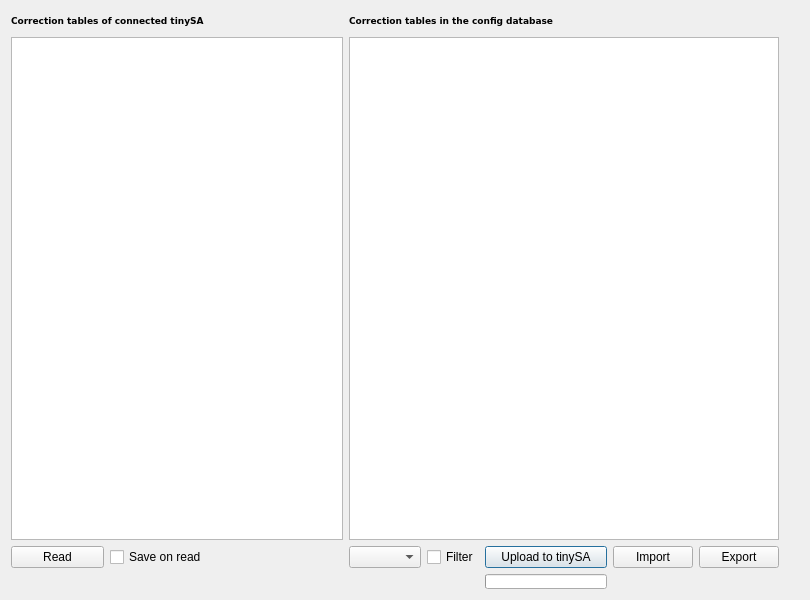
<?xml version="1.0" encoding="UTF-8"?>
<ui version="4.0">
 <class>offset</class>
 <widget class="QDialog" name="offset">
  <property name="geometry">
   <rect>
    <x>0</x>
    <y>0</y>
    <width>810</width>
    <height>600</height>
   </rect>
  </property>
  <property name="windowTitle">
   <string>Correction</string>
  </property>
  <layout class="QGridLayout" name="gridLayout_2">
   <item row="0" column="0">
    <layout class="QGridLayout" name="gridLayout">
     <item row="1" column="0" rowspan="2" colspan="3">
      <widget class="QTableWidget" name="tsa_table">
       <property name="enabled">
        <bool>true</bool>
       </property>
       <property name="sizePolicy">
        <sizepolicy hsizetype="Expanding" vsizetype="Expanding">
         <horstretch>0</horstretch>
         <verstretch>0</verstretch>
        </sizepolicy>
       </property>
       <property name="editTriggers">
        <set>QAbstractItemView::NoEditTriggers</set>
       </property>
      </widget>
     </item>
     <item row="0" column="0" colspan="2">
      <widget class="QLabel" name="label">
       <property name="font">
        <font>
         <family>DejaVu Sans</family>
         <pointsize>7</pointsize>
         <weight>75</weight>
         <bold>true</bold>
        </font>
       </property>
       <property name="text">
        <string>Correction tables of connected tinySA </string>
       </property>
      </widget>
     </item>
     <item row="1" column="3" rowspan="2" colspan="5">
      <widget class="QTableView" name="c_table">
       <property name="sizePolicy">
        <sizepolicy hsizetype="Expanding" vsizetype="Expanding">
         <horstretch>0</horstretch>
         <verstretch>0</verstretch>
        </sizepolicy>
       </property>
      </widget>
     </item>
     <item row="3" column="1">
      <widget class="QCheckBox" name="save_box">
       <property name="sizePolicy">
        <sizepolicy hsizetype="Minimum" vsizetype="Fixed">
         <horstretch>0</horstretch>
         <verstretch>0</verstretch>
        </sizepolicy>
       </property>
       <property name="toolTip">
        <string>Save tables to config database</string>
       </property>
       <property name="text">
        <string>Save on read</string>
       </property>
      </widget>
     </item>
     <item row="2" column="8">
      <spacer name="verticalSpacer">
       <property name="orientation">
        <enum>Qt::Vertical</enum>
       </property>
       <property name="sizeHint" stdset="0">
        <size>
         <width>20</width>
         <height>40</height>
        </size>
       </property>
      </spacer>
     </item>
     <item row="3" column="5">
      <widget class="QPushButton" name="upload_button">
       <property name="sizePolicy">
        <sizepolicy hsizetype="Minimum" vsizetype="Fixed">
         <horstretch>0</horstretch>
         <verstretch>0</verstretch>
        </sizepolicy>
       </property>
       <property name="text">
        <string>Upload to tinySA</string>
       </property>
      </widget>
     </item>
     <item row="3" column="3">
      <widget class="QComboBox" name="correction_mode">
       <property name="sizePolicy">
        <sizepolicy hsizetype="Minimum" vsizetype="Fixed">
         <horstretch>0</horstretch>
         <verstretch>0</verstretch>
        </sizepolicy>
       </property>
       <property name="toolTip">
        <string>Correction mode</string>
       </property>
      </widget>
     </item>
     <item row="3" column="6">
      <widget class="QPushButton" name="import_button">
       <property name="sizePolicy">
        <sizepolicy hsizetype="Minimum" vsizetype="Fixed">
         <horstretch>0</horstretch>
         <verstretch>0</verstretch>
        </sizepolicy>
       </property>
       <property name="text">
        <string>Import</string>
       </property>
      </widget>
     </item>
     <item row="0" column="3" colspan="3">
      <widget class="QLabel" name="label_2">
       <property name="font">
        <font>
         <family>DejaVu Sans</family>
         <pointsize>7</pointsize>
         <weight>75</weight>
         <bold>true</bold>
        </font>
       </property>
       <property name="text">
        <string>Correction tables in the config database</string>
       </property>
      </widget>
     </item>
     <item row="3" column="0">
      <widget class="QPushButton" name="read_button">
       <property name="sizePolicy">
        <sizepolicy hsizetype="Minimum" vsizetype="Fixed">
         <horstretch>0</horstretch>
         <verstretch>0</verstretch>
        </sizepolicy>
       </property>
       <property name="toolTip">
        <string>Read tables from tinySA</string>
       </property>
       <property name="text">
        <string>Read</string>
       </property>
      </widget>
     </item>
     <item row="3" column="4">
      <widget class="QCheckBox" name="filter_box">
       <property name="sizePolicy">
        <sizepolicy hsizetype="Minimum" vsizetype="Fixed">
         <horstretch>0</horstretch>
         <verstretch>0</verstretch>
        </sizepolicy>
       </property>
       <property name="toolTip">
        <string>Filter by correction mode</string>
       </property>
       <property name="text">
        <string>Filter</string>
       </property>
       <property name="checked">
        <bool>false</bool>
       </property>
      </widget>
     </item>
     <item row="3" column="7">
      <widget class="QPushButton" name="export_button">
       <property name="sizePolicy">
        <sizepolicy hsizetype="Minimum" vsizetype="Fixed">
         <horstretch>0</horstretch>
         <verstretch>0</verstretch>
        </sizepolicy>
       </property>
       <property name="text">
        <string>Export</string>
       </property>
      </widget>
     </item>
     <item row="0" column="2">
      <spacer name="horizontalSpacer">
       <property name="orientation">
        <enum>Qt::Horizontal</enum>
       </property>
       <property name="sizeType">
        <enum>QSizePolicy::Fixed</enum>
       </property>
       <property name="sizeHint" stdset="0">
        <size>
         <width>130</width>
         <height>20</height>
        </size>
       </property>
      </spacer>
     </item>
     <item row="4" column="5">
      <widget class="QProgressBar" name="progress">
       <property name="sizePolicy">
        <sizepolicy hsizetype="Expanding" vsizetype="Minimum">
         <horstretch>0</horstretch>
         <verstretch>0</verstretch>
        </sizepolicy>
       </property>
       <property name="font">
        <font>
         <family>DejaVu Sans</family>
         <pointsize>4</pointsize>
        </font>
       </property>
       <property name="value">
        <number>0</number>
       </property>
       <property name="format">
        <string/>
       </property>
      </widget>
     </item>
    </layout>
   </item>
  </layout>
 </widget>
 <resources/>
 <connections/>
</ui>
